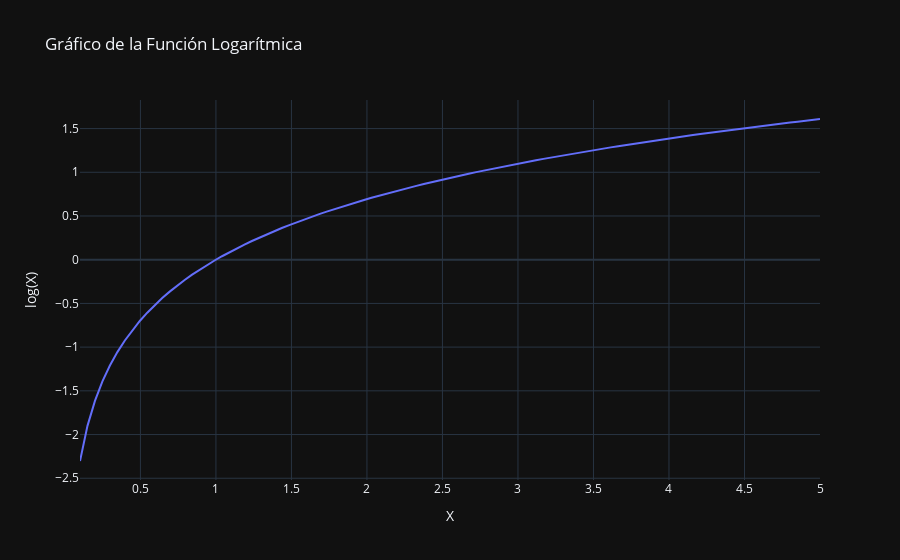

The cell this chart's notebook holds for it:
### Markdown cell above
5. **Diseño de Experimentos:**
   - En el diseño experimental, las funciones logarítmicas pueden ser útiles para modelar la respuesta de los cultivos a diferentes condiciones ambientales o tratamientos. Esto es esencial para realizar experimentos eficientes y obtener resultados significativos.

6. **Análisis de Suelos:**
   - En la ingeniería agropecuaria, la calidad del suelo es crucial. Las funciones logarítmicas pueden utilizarse para modelar la relación entre la cantidad de nutrientes aplicados al suelo y la absorción por las plantas, lo que ayuda en la gestión adecuada de los nutrientes del suelo.

7. **Optimización de Recursos:**
   - La optimización de recursos, como la cantidad de insumos agrícolas utilizados, puede beneficiarse del uso de funciones logarítmicas para modelar las respuestas de los cultivos. Esto ayuda a minimizar costos y reducir el impacto ambiental.

En resumen, la función logarítmica se utiliza en ingeniería agropecuaria para modelar y entender relaciones complejas entre variables, lo que facilita la toma de decisiones informadas y la optimización de prácticas agrícolas.

### Code cell
import plotly.graph_objects as go
import numpy as np

# Definir la función logarítmica
def log_function(x):
    return np.log(x)

# Generar datos para el gráfico
x_values = np.linspace(0.1, 5, 100)  # Evitar el logaritmo de 0
y_values = log_function(x_values)

# Crear el gráfico
fig = go.Figure()

# Agregar la curva de la función logarítmica
fig.add_trace(go.Scatter(x=x_values, y=y_values, mode='lines', name='Logaritmo'))

# Configurar el diseño del gráfico
fig.update_layout(
    title='Gráfico de la Función Logarítmica',
    xaxis=dict(title='X'),
    yaxis=dict(title='log(X)'),
    template='plotly_dark'  # Puedes cambiar el tema según tus preferencias
)

# Mostrar el gráfico
fig.show()

### Figure 1 — Plotly figure (JSON) as saved in the notebook; plotly's stock layout.template omitted (floating-point values rounded to 4 significant figures)
{"data": [{"mode": "lines", "name": "Logaritmo", "type": "scatter", "x": [0.1, 0.1495, 0.199, 0.2485, 0.298, 0.3475, 0.397, 0.4465, 0.496, 0.5455, 0.5949, 0.6444, 0.6939, 0.7434, 0.7929, 0.8424, 0.8919, 0.9414, 0.9909, 1.04, 1.09, 1.139, 1.189, 1.238, 1.288, 1.337, 1.387, 1.436, 1.486, 1.535, 1.585, 1.634, 1.684, 1.733, 1.783, 1.832, 1.882, 1.931, 1.981, 2.03, 2.08, 2.129, 2.179, 2.228, 2.278, 2.327, 2.377, 2.426, 2.476, 2.525, 2.575, 2.624, 2.674, 2.723, 2.773, 2.822, 2.872, 2.921, 2.971, 3.02, 3.07, 3.119, 3.169, 3.218, 3.268, 3.317, 3.367, 3.416, 3.466, 3.515, 3.565, 3.614, 3.664, 3.713, 3.763, 3.812, 3.862, 3.911, 3.961, 4.01, 4.06, 4.109, 4.159, 4.208, 4.258, 4.307, 4.357, 4.406, 4.456, 4.505, 4.555, 4.604, 4.654, 4.703, 4.753, 4.802, 4.852, 4.901, 4.951, 5], "y": [-2.303, -1.9, -1.615, -1.392, -1.211, -1.057, -0.9239, -0.8064, -0.7013, -0.6061, -0.5193, -0.4394, -0.3654, -0.2965, -0.232, -0.1715, -0.1144, -0.06037, -0.009132, 0.03961, 0.08609, 0.1305, 0.173, 0.2138, 0.253, 0.2907, 0.327, 0.3621, 0.396, 0.4288, 0.4605, 0.4912, 0.5211, 0.55, 0.5782, 0.6056, 0.6322, 0.6582, 0.6835, 0.7082, 0.7323, 0.7558, 0.7788, 0.8012, 0.8232, 0.8447, 0.8657, 0.8864, 0.9065, 0.9263, 0.9458, 0.9648, 0.9835, 1.002, 1.02, 1.038, 1.055, 1.072, 1.089, 1.105, 1.122, 1.138, 1.153, 1.169, 1.184, 1.199, 1.214, 1.229, 1.243, 1.257, 1.271, 1.285, 1.298, 1.312, 1.325, 1.338, 1.351, 1.364, 1.376, 1.389, 1.401, 1.413, 1.425, 1.437, 1.449, 1.46, 1.472, 1.483, 1.494, 1.505, 1.516, 1.527, 1.538, 1.548, 1.559, 1.569, 1.579, 1.589, 1.599, 1.609]}], "layout": {"title": {"text": "Gráfico de la Función Logarítmica"}, "xaxis": {"title": {"text": "X"}}, "yaxis": {"title": {"text": "log(X)"}}}}
